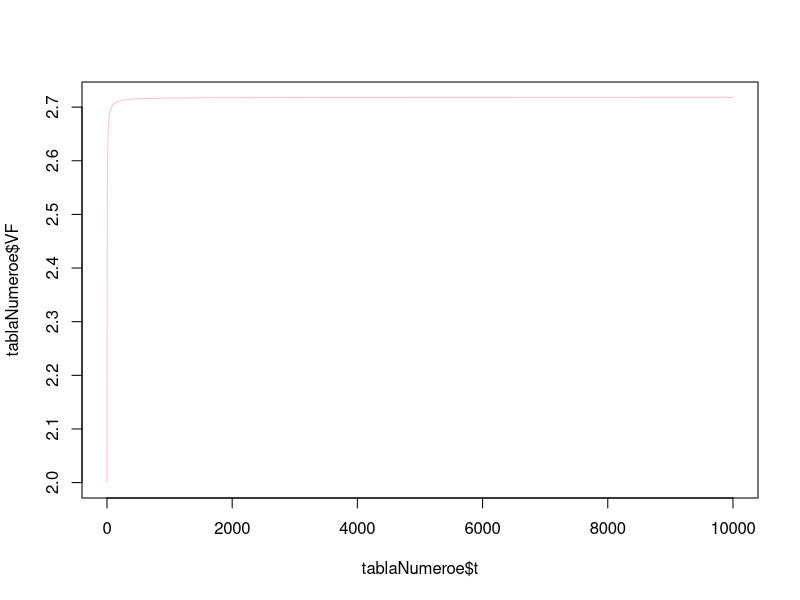

The R source for this figure:
#creamos un objeto con una sola cadena de texto:
objetoTexto1="UMSNH"
vectorTexto1=c("FCCA", "UMSNH","2024")

#Creamos un objeto tipo data.frame con los cálculos del número es:
#Primero creamos los objetos que serán insumos para el calculo de VF:
VA=1
i=1
nTotal=10000
t=1:nTotal
tablaNumeroe=data.frame(
                        t=t,
                        VF=VA*((1+(i/t))^t)
                        )
#Creamos un objeto tipo con la tabla del número e y algunos otros objetos:
objetoLista1=list(
                  tablaE=tablaNumeroe,
                  valorActual=VA,
                  tasaIntereses=i,
                  periodosSimulados=nTotal
                  )
# Ahora grafico los valores de la tabla del número e:

plot(x=tablaNumeroe$t,y=tablaNumeroe$VF,type="l",col="pink")